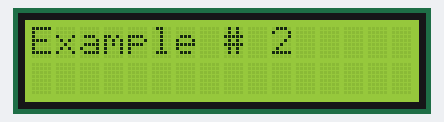
A program run on a simulated ESP32 board running MicroPython. Parts: 16×2 character LCD. What the program prints to the serial console is not drawn.

Above: at 0.1 s.
At 1.1 s:
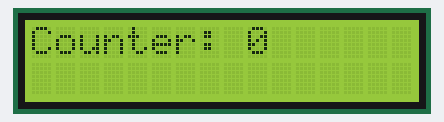
At 10.3 s:
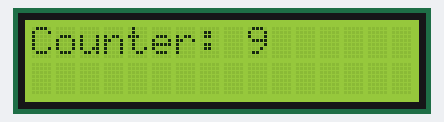
At 19.4 s:
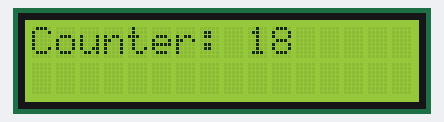
At 28.5 s:
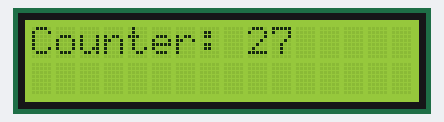
At 38.7 s:
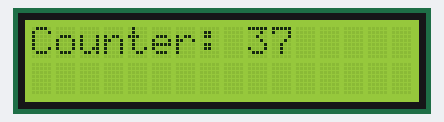

Measured:
- what the display in image 0 shows lasts 1.0 s, from 0.1 s to 1.1 s

The program:

main.py
```python
#code for esp32
# import time
#import utime
#from machine import UART

#uart1 = UART(1,baudrate=9600, bits = 8, parity = None, stop=1, timeout = 250)
#print(uart1)
#uart2 = UART(2,baudrate=9600, bits = 8, parity = None, stop=1, timeout = 250)

#print("starting")

#while True:
 #   uart1.write("send me something \r\n")
  #  b=utime.ticks_us()
   # mensaje=str(uart1.readline())
    #print(mensaje)
    #a=utime.ticks_us()
    #uart2.write(mensaje)
    #print(utime.ticks_diff(a,b),"aqui")
    #time.sleep(3) """

# code for esp8266
#from machine import UART
#import pantalla
#uart0 = UART(0, baudrate=9600)

#uart0.init(9600, bits=8, parity=None, stop=1, timeout = 250)
#while True:
 #   mensaje=str(uart0.readline())
  #  print(mensaje)

   # if mensaje != 'None':
    #    uart0.write('verificado')


from time import sleep_ms
from machine import I2C, Pin
import i2clcd

DEFAULT_I2C_ADDR = 0x39
i2c = I2C(scl=Pin(22), sda=Pin(21), freq=400000)
lcd = i2clcd.I2cLcd(i2c, DEFAULT_I2C_ADDR, 2, 16)
lcd.clear()
lcd.putstr('Example # 2')
sleep_ms(1000)
count = 0

while True:
    print('Counter: {}'.format(count))
    lcd.clear() # Clears the LCD,
                # Sets the cursor position to 0,0
    lcd.putstr('Counter: {}' .format(count))
    count = count + 1
    sleep_ms(1000)
```

i2clcd.py
```python
"""Implements a character based lcd connected via PCF8574 on i2c."""

from lcdApi import LcdApi
#from machine import I2C
from time import sleep_ms

DEFAULT_I2C_ADDR = 0x39

# Defines shifts or masks for the various LCD line attached to the PCF8574

MASK_RS = 0x01
MASK_RW = 0x02
MASK_E = 0x04
SHIFT_BACKLIGHT = 3
SHIFT_DATA = 4


class I2cLcd(LcdApi):
    """Implements a character based lcd connected via PCF8574 on i2c."""

    def __init__(self, i2c, i2c_addr, num_lines, num_columns):
        self.i2c = i2c
        self.i2c_addr = i2c_addr
        self.i2c.writeto(self.i2c_addr, bytes([0]))
        sleep_ms(20)   # Allow LCD time to powerup
        # Send reset 3 times
        self.hal_write_init_nibble(self.LCD_FUNCTION_RESET)
        sleep_ms(5)    # need to delay at least 4.1 msec
        self.hal_write_init_nibble(self.LCD_FUNCTION_RESET)
        sleep_ms(1)
        self.hal_write_init_nibble(self.LCD_FUNCTION_RESET)
        sleep_ms(1)
        # Put LCD into 4 bit mode
        self.hal_write_init_nibble(self.LCD_FUNCTION)
        sleep_ms(1)
        LcdApi.__init__(self, num_lines, num_columns)
        cmd = self.LCD_FUNCTION
        if num_lines > 1:
            cmd |= self.LCD_FUNCTION_2LINES
        self.hal_write_command(cmd)

    def hal_write_init_nibble(self, nibble):
        """Writes an initialization nibble to the LCD.


        This particular function is only used during intiialization.
        """
        byte=((nibble >> 4) & 0x0f) << SHIFT_DATA
        self.i2c.writeto(self.i2c_addr, bytes([byte | MASK_E]))
        self.i2c.writeto(self.i2c_addr, bytes([byte]))

    def hal_backlight_on(self):
        """Allows the hal layer to turn the backlight on."""
        self.i2c.writeto(self.i2c_addr, bytes([1 << SHIFT_BACKLIGHT]))

    def hal_backlight_off(self):
        """Allows the hal layer to turn the backlight off."""
        self.i2c.writeto(self.i2c_addr, bytes([0]))

    def hal_write_command(self, cmd):
        """Writes a command to the LCD.

        Data is latched on the falling edge of E.
        """
        byte=((self.backlight << SHIFT_BACKLIGHT) |
                (((cmd >> 4) & 0x0f) << SHIFT_DATA))
        self.i2c.writeto(self.i2c_addr, bytes([byte | MASK_E]))
        self.i2c.writeto(self.i2c_addr, bytes([byte]))
        byte=((self.backlight << SHIFT_BACKLIGHT) |
                ((cmd & 0x0f) << SHIFT_DATA))
        self.i2c.writeto(self.i2c_addr, bytes([byte | MASK_E]))
        self.i2c.writeto(self.i2c_addr, bytes([byte]))
        if cmd <= 3:
            # The home and clear commands require a worst
            # case sleep_ms of 4.1 msec
            sleep_ms(5)

    def hal_write_data(self, data):
        """Write data to the LCD."""
        byte=(MASK_RS |
                (self.backlight << SHIFT_BACKLIGHT) |
                (((data >> 4) & 0x0f) << SHIFT_DATA))
        self.i2c.writeto(self.i2c_addr, bytes([byte | MASK_E]))
        self.i2c.writeto(self.i2c_addr, bytes([byte]))
        byte=(MASK_RS |
                (self.backlight << SHIFT_BACKLIGHT) |
                ((data & 0x0f) << SHIFT_DATA))
        self.i2c.writeto(self.i2c_addr, bytes([byte | MASK_E]))
        self.i2c.writeto(self.i2c_addr, bytes([byte]))
```

lcdApi.py
```python
"""Provides an API for talking to HD44780 style character LCDs."""


#class LcdApi(object):
class LcdApi:
    """Implements the API for talking with n LCD. This class only knows what
    commands to send to the LCD, and not how t get them to the LCD.

    It is expected that a derived class will implement the hal_xxx functions.
    """

    # The following constant names were lifted from the avrlib lcd.h
    # header file, however, I changed the definitions from bit numbers
    # to bit masks.
    #
    # HD44780 LCD controller command set

    LCD_CLR = 0x01              # DB0: clear display
    LCD_HOME = 0x02             # DB1: return to home position

    LCD_ENTRY_MODE = 0x04       # DB2: set entry mode
    LCD_ENTRY_INC = 0x02        # --DB1: increment
    LCD_ENTRY_SHIFT = 0x01      # --DB0: shift

    LCD_ON_CTRL = 0x08          # DB3: turn lcd/cursor on
    LCD_ON_DISPLAY = 0x04       # --DB2: turn display on
    LCD_ON_CURSOR = 0x02        # --DB1: turn cursor on
    LCD_ON_BLINK = 0x01         # --DB0: blinking cursor

    LCD_MOVE = 0x10             # DB4: move cursor/display
    LCD_MOVE_DISP = 0x08        # --DB3: move display (0-> move cursor)
    LCD_MOVE_RIGHT = 0x04       # --DB2: move right (0-> left)

    LCD_FUNCTION = 0x20         # DB5: function set
    LCD_FUNCTION_8BIT = 0x10    # --DB4: set 8BIT mode (0->4BIT mode)
    LCD_FUNCTION_2LINES = 0x08  # --DB3: two lines (0->one line)
    LCD_FUNCTION_10DOTS = 0x04  # --DB2: 5x10 font (0->5x7 font)
    LCD_FUNCTION_RESET = 0x30   # See "Initializing by Instruction" section

    LCD_CGRAM = 0x40            # DB6: set CG RAM address
    LCD_DDRAM = 0x80            # DB7: set DD RAM address

    LCD_RS_CMD = 0
    LCD_RS_DATA = 1

    LCD_RW_WRITE = 0
    LCD_RW_READ = 1

    def __init__(self, num_lines, num_columns):
        self.num_lines = num_lines
        if self.num_lines > 4:
            self.num_lines = 4
        self.num_columns = num_columns
        if self.num_columns > 40:
            self.num_columns = 40
        self.cursor_x = 0
        self.cursor_y = 0
        self.backlight = True
        self.display_off()
        self.backlight_on()
        self.clear()
        self.hal_write_command(self.LCD_ENTRY_MODE | self.LCD_ENTRY_INC)
        self.hide_cursor()
        self.display_on()

    def clear(self):
        """Clears the LCD display and moves the cursor to the top left
        corner.

        """
        self.hal_write_command(self.LCD_CLR)
        self.hal_write_command(self.LCD_HOME)
        self.cursor_x = 0
        self.cursor_y = 0

    def show_cursor(self):
        """Causes the cursor to be made visible."""
        self.hal_write_command(self.LCD_ON_CTRL | self.LCD_ON_DISPLAY |
                               self.LCD_ON_CURSOR)

    def hide_cursor(self):
        """Causes the cursor to be hidden."""
        self.hal_write_command(self.LCD_ON_CTRL | self.LCD_ON_DISPLAY)

    def blink_cursor_on(self):
        """Turns on the cursor, and makes it blink."""
        self.hal_write_command(self.LCD_ON_CTRL | self.LCD_ON_DISPLAY |
                               self.LCD_ON_CURSOR | self.LCD_ON_BLINK)

    def blink_cursor_off(self):
        """Turns on the cursor, and makes it no blink (i.e. be solid)."""
        self.hal_write_command(self.LCD_ON_CTRL | self.LCD_ON_DISPLAY |
                               self.LCD_ON_CURSOR)

    def display_on(self):
        """Turns on (i.e. unblanks) the LCD."""
        self.hal_write_command(self.LCD_ON_CTRL | self.LCD_ON_DISPLAY)

    def display_off(self):
        """Turns off (i.e. blanks) the LCD."""
        self.hal_write_command(self.LCD_ON_CTRL)

    def backlight_on(self):
        """Turns the backlight on.

        This isn't really an LCD command, but some modules have backlight
        controls, so this allows the hal to pass through the command.
        """
        self.backlight = True
        self.hal_backlight_on()

    def backlight_off(self):
        """Turns the backlight off.

        This isn't really an LCD command, but some modules have backlight
        controls, so this allows the hal to pass through the command.
        """
        self.backlight = False
        self.hal_backlight_off()

    def move_to(self, cursor_x, cursor_y):
        """Moves the cursor position to the indicated position. The cursor
        position is zero based (i.e. cursor_x == 0 indicates first column).
        """
        self.cursor_x = cursor_x
        self.cursor_y = cursor_y
        addr = cursor_x & 0x3f
        if cursor_y & 1:
            addr += 0x40    # Lines 1 & 3 add 0x40
        if cursor_y & 2:
            addr += 0x14    # Lines 2 & 3 add 0x14
        self.hal_write_command(self.LCD_DDRAM | addr)

    def putchar(self, char):
        """Writes the indicated charcter to the LCD at the current cursor
        position, and advances the cursor by one position.
        """
        if self.cursor_x >= self.num_columns or char == '\n':
            self.cursor_x = 0
            self.cursor_y += 1
            if self.cursor_y >= self.num_lines:
                self.cursor_y = 0
            self.move_to(self.cursor_x, self.cursor_y)
        if char != '\n':
            self.hal_write_data(ord(char))
            self.cursor_x += 1

    def putstr(self, string):
        """Write the indicated string to the LCD at the current cursor
        position and advances the cursor position appropriately.
        """
        for char in string:
            self.putchar(char)

    def hal_backlight_on(self):
        """Allows the hal layer to turn the backlight on.

        If desired, a derived HAL class will implement this function.
        """
        pass

    def hal_backlight_off(self):
        """Allows the hal layer to turn the backlight off.

        If desired, a derived HAL class will implement this function.
        """

        pass

    def hal_write_command(self, cmd):
        """Write a command to the LCD.

        It is expected that a derived HAL class will implement this
        function.
        """
        raise NotImplementedError

    def hal_write_data(self, data):
        """Write data to the LCD.

        It is expected that a derived HAL class will implement this
        function.
        """
        raise NotImplementedError
```

boot.py
```python
# This file is executed on every boot (including wake-boot from deepsleep)
import esp
esp.osdebug(None)
import uos, machine
#uos.dupterm(None, 1) # disable REPL on UART(0)
import gc
#import webrepl
#webrepl.start()
gc.collect()
```
